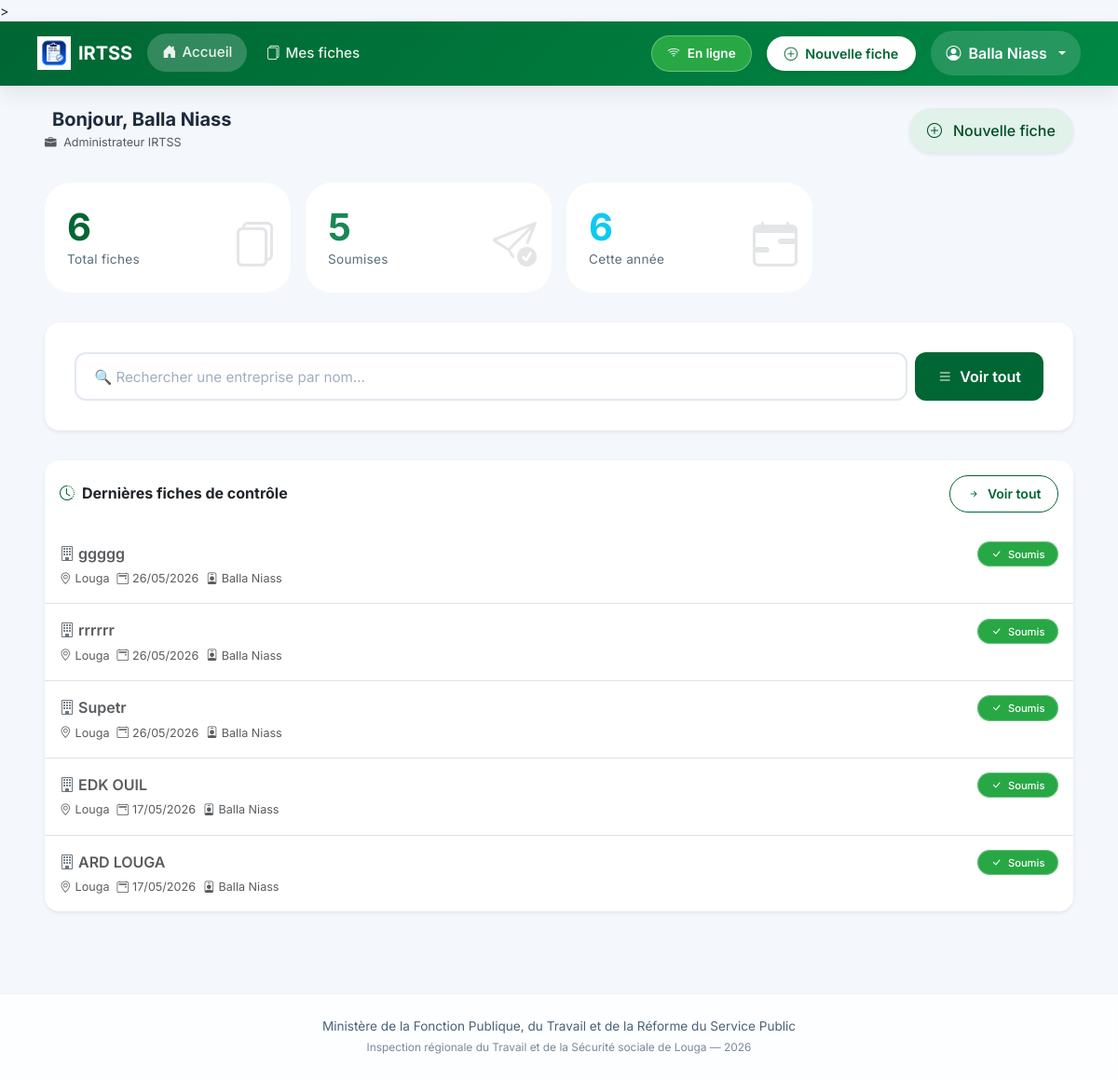
The app's page / (signed in), older data.
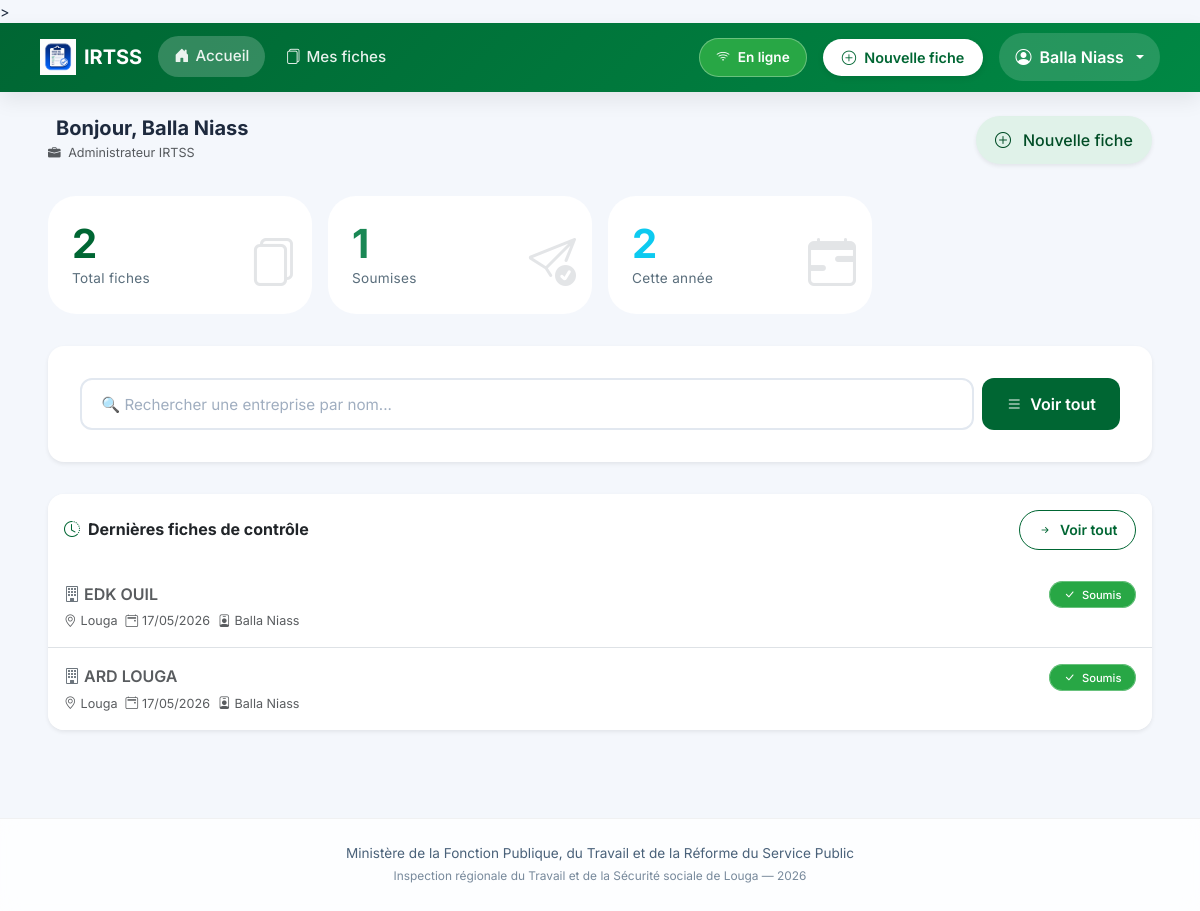
The same page, newer data.
### inspection/models.py (models this page shows, shortened)
class FicheControle(models.Model):
    STATUT_CHOICES = [
        ('brouillon', 'Brouillon'),
        ('soumis', 'Soumis'),
    ]
    inspecteur = models.ForeignKey(User, on_delete=models.CASCADE, related_name='fiches')
    entreprise = models.CharField(max_length=255, verbose_name="Entreprise ou Établissement")
    date_controle = models.DateField(verbose_name="Date du contrôle")
    lieu = models.CharField(max_length=100, default="Louga", verbose_name="Lieu")
    statut = models.CharField(max_length=20, choices=STATUT_CHOICES, default='soumis')
    local_id = models.CharField(max_length=100, blank=True, null=True)
    adresse = models.TextField(blank=True)
    telephone = models.CharField(max_length=50, blank=True)
    email_entreprise = models.EmailField(blank=True)
    date_ouverture = models.DateField(null=True, blank=True)
    forme_juridique = models.CharField(max_length=100, blank=True)
    activite_principale = models.CharField(max_length=200, blank=True)
    chef_nom = models.CharField(max_length=200, blank=True, verbose_name="Chef d'établissement - Prénom et Nom")
    chef_cellulaire = models.CharField(max_length=50, blank=True)
    chef_email = models.EmailField(blank=True)
    representant_nom = models.CharField(max_length=200, blank=True, verbose_name="Représentant travailleurs - Prénom et Nom")
    representant_qualite = models.CharField(max_length=100, blank=True)
    representant_cellulaire = models.CharField(max_length=50, blank=True)
    representant_email = models.EmailField(blank=True)
    doe = models.CharField(max_length=3, blank=True, verbose_name="Déclaration d'Ouverture d'Établissement (DOE)")
    registre_paie = models.CharField(max_length=3, blank=True)
    cadres_hommes = models.PositiveIntegerField(null=True, blank=True, default=0)
    cadres_femmes = models.PositiveIntegerField(null=True, blank=True, default=0)
    ouvriers_hommes = models.PositiveIntegerField(null=True, blank=True, default=0)
    ouvriers_femmes = models.PositiveIntegerField(null=True, blank=True, default=0)
    cdi = models.PositiveIntegerField(null=True, blank=True, default=0, verbose_name="CDI")
    cdd = models.PositiveIntegerField(null=True, blank=True, default=0, verbose_name="CDD")
    cs = models.PositiveIntegerField(null=True, blank=True, default=0, verbose_name="CS")
    c_app = models.PositiveIntegerField(null=True, blank=True, default=0, verbose_name="C APP")
    autres_contrats = models.PositiveIntegerField(null=True, blank=True, default=0, verbose_name="Autres")
    remuneration_au_temps_1 = models.BooleanField(default=False)
    remuneration_au_temps_2 = models.BooleanField(default=False)
    remuneration_a_la_piece_1 = models.BooleanField(default=False)
    remuneration_a_la_piece_2 = models.BooleanField(default=False)
    remuneration_les_deux_1 = models.BooleanField(default=False)
    remuneration_les_deux_2 = models.BooleanField(default=False)
    salaires_conformes_1 = models.CharField(max_length=3, blank=True)
    salaires_conformes_2 = models.CharField(max_length=3, blank=True)
    bulletins_paie_1 = models.CharField(max_length=3, blank=True)
    bulletins_paie_2 = models.CharField(max_length=3, blank=True)
    heures_sup_1 = models.CharField(max_length=3, blank=True)
    heures_sup_2 = models.CharField(max_length=3, blank=True)
    prime_anciennete_1 = models.CharField(max_length=3, blank=True)
    prime_anciennete_2 = models.CharField(max_length=3, blank=True)
    jours_feries_1 = models.CharField(max_length=3, blank=True)
    jours_feries_2 = models.CharField(max_length=3, blank=True)
    indemnites_transport_1 = models.CharField(max_length=3, blank=True)
    indemnites_transport_2 = models.CharField(max_length=3, blank=True)
    horaires_affiches_1 = models.CharField(max_length=3, blank=True)
    horaires_affiches_2 = models.CharField(max_length=3, blank=True)
    amenagement_8h_5j_1 = models.CharField(max_length=3, blank=True)
    amenagement_8h_5j_2 = models.CharField(max_length=3, blank=True)
    amenagement_6h40_6j_1 = models.CharField(max_length=3, blank=True)
    amenagement_6h40_6j_2 = models.CharField(max_length=3, blank=True)
    pause_quotidienne_1 = models.CharField(max_length=3, blank=True)
    pause_quotidienne_2 = models.CharField(max_length=3, blank=True)
    repos_hebdomadaire_1 = models.CharField(max_length=3, blank=True)
    repos_hebdomadaire_2 = models.CharField(max_length=3, blank=True)
    declaration_css_1 = models.CharField(max_length=3, blank=True)
    declaration_css_2 = models.CharField(max_length=3, blank=True)
    adhesion_css_1 = models.CharField(max_length=3, blank=True)
    adhesion_css_2 = models.CharField(max_length=3, blank=True)
    adhesion_ipres_1 = models.CharField(max_length=3, blank=True)
    adhesion_ipres_2 = models.CharField(max_length=3, blank=True)
    adhesion_ipm_1 = models.CharField(max_length=3, blank=True)
    adhesion_ipm_2 = models.CharField(max_length=3, blank=True)
    cotisations_css_1 = models.CharField(max_length=3, blank=True)
    cotisations_css_2 = models.CharField(max_length=3, blank=True)
    cotisations_ipres_1 = models.CharField(max_length=3, blank=True)
    cotisations_ipres_2 = models.CharField(max_length=3, blank=True)
    cotisations_ipm_1 = models.CharField(max_length=3, blank=True)
    cotisations_ipm_2 = models.CharField(max_length=3, blank=True)
    delegues_personnel_1 = models.CharField(max_length=3, blank=True)
    delegues_personnel_2 = models.CharField(max_length=3, blank=True)
    reglement_interieur_1 = models.CharField(max_length=3, blank=True)
    reglement_interieur_2 = models.CharField(max_length=3, blank=True)
    comite_hst_1 = models.CharField(max_length=3, blank=True)
    comite_hst_2 = models.CharField(max_length=3, blank=True)
    visite_medicale_1 = models.CharField(max_length=3, blank=True)
    visite_medicale_2 = models.CharField(max_length=3, blank=True)
    extincteurs_1 = models.CharField(max_length=3, blank=True)
    extincteurs_2 = models.CharField(max_length=3, blank=True)
    epi_disponible_1 = models.CharField(max_length=3, blank=True)
    epi_disponible_2 = models.CharField(max_length=3, blank=True)
    epi_effectif_1 = models.CharField(max_length=3, blank=True)
    epi_effectif_2 = models.CharField(max_length=3, blank=True)
    toilettes_1 = models.CharField(max_length=3, blank=True)
    toilettes_2 = models.CharField(max_length=3, blank=True)
    conges_1 = models.CharField(max_length=3, blank=True)
    conges_2 = models.CharField(max_length=3, blank=True)
    dasmo_bs_1 = models.CharField(max_length=3, blank=True)
    dasmo_bs_2 = models.CharField(max_length=3, blank=True)
    observations_divers = models.TextField(blank=True)
    observations_generales = models.TextField(blank=True)
    suite_observations_orales = models.BooleanField(default=False)
    suite_observations_ecrites = models.BooleanField(default=False)
    suite_mise_en_demeure = models.BooleanField(default=False)
    suite_pv_infraction = models.BooleanField(default=False)
    suite_refere = models.BooleanField(default=False)
    delai_reception = models.BooleanField(default=False)
    delai_un_mois = models.BooleanField(default=False)
    delai_autres = models.BooleanField(default=False)
    delai_autres_precision = models.CharField(max_length=200, blank=True)
    signature_equipe = models.CharField(max_length=200, blank=True)
    signature_gerant = models.CharField(max_length=200, blank=True)
    created_at = models.DateTimeField(auto_now_add=True)
    updated_at = models.DateTimeField(auto_now=True)
    class Meta:
        ordering = ['-created_at']
        verbose_name = "Fiche de contrôle"
        verbose_name_plural = "Fiches de contrôle"

### inspection/views.py (the view)
# urls.py: path('', views.tableau_de_bord, name='tableau_de_bord'),
@login_required
def tableau_de_bord(request):
    user = request.user
    fiches = FicheControle.objects.all() if user.is_staff else FicheControle.objects.filter(inspecteur=user)
    total       = fiches.count()
    brouillons  = fiches.filter(statut='brouillon').count()
    soumises    = fiches.filter(statut='soumis').count()
    cette_annee = fiches.filter(created_at__year=timezone.now().year).count()
    recentes    = fiches[:5]
    return render(request, 'inspection/tableau_de_bord.html', {
        'total': total, 'brouillons': brouillons,
        'soumises': soumises, 'cette_annee': cette_annee, 'recentes': recentes,
    })

### templates/inspection/tableau_de_bord.html (shortened to what this page needs)
{% extends 'inspection/base.html' %}
{% load static %}
{% block content %}
<div class="container-fluid px-3 px-lg-4">
  <div class="d-flex flex-wrap align-items-center justify-content-between mb-4 gap-2">
    <div>
      <h5 class="fw-bold mb-0 d-flex align-items-center gap-2">
        Bonjour, {{ user.first_name }} {{ user.last_name }}
      </h5>
      <small class="text-muted">
        <i class="bi bi-briefcase-fill me-1"></i>
        {% if user.is_staff %}Administrateur IRTSS{% else %}Inspecteur du travail{% endif %}
      </small>
    </div>
    <a href="{% url 'nouvelle_fiche' %}" class="btn btn-senegal-soft shadow-sm">
      <i class="bi bi-plus-circle me-1"></i> Nouvelle fiche
    </a>
  </div>
  <div class="row g-3 mb-4">
    <div class="col-6 col-md-3">
      <div class="stat-card p-3">
        <div class="stat-value text-senegal">{{ total|default:"0" }}</div>
        <div class="stat-label">Total fiches</div>
        <i class="bi bi-files stat-icon"></i>
      </div>
    </div>
    <div class="col-6 col-md-3">
      <div class="stat-card p-3">
        <div class="stat-value text-success">{{ soumises|default:"0" }}</div>
        <div class="stat-label">Soumises</div>
        <i class="bi bi-send-check stat-icon"></i>
      </div>
    </div>
    <div class="col-6 col-md-3">
      <div class="stat-card p-3">
        <div class="stat-value text-info">{{ cette_annee|default:"0" }}</div>
        <div class="stat-label">Cette année</div>
        <i class="bi bi-calendar-range stat-icon"></i>
      </div>
    </div>
  </div>
  <div class="card border-0 shadow-sm rounded-4 overflow-hidden mb-4">
    <div class="card-body p-4">
      <div class="d-flex gap-2">
        <input type="text" id="search-entreprise" class="form-control form-control-lg"
               placeholder="🔍 Rechercher une entreprise par nom..."
               style="border-radius: 12px; padding: 0.75rem 1.2rem;">
        <a href="{% url 'liste_fiches' %}" class="btn btn-senegal btn-lg" style="border-radius: 12px; padding: 0.75rem 1.5rem;">
          <i class="bi bi-list"></i> Voir tout
        </a>
      </div>
    </div>
  </div>
  <div class="card border-0 shadow-sm rounded-4 overflow-hidden">
    <div class="card-header bg-white py-3 d-flex flex-wrap justify-content-between align-items-center border-0">
      <h6 class="mb-0 fw-bold">
        <i class="bi bi-clock-history me-2 text-senegal"></i>Dernières fiches de contrôle
      </h6>
      <a href="{% url 'liste_fiches' %}" class="btn btn-outline-senegal btn-sm">
        <i class="bi bi-arrow-right-short"></i> Voir tout
      </a>
    </div>
    <div class="card-body p-0">
      {% if recentes %}
      <div class="list-group list-group-flush">
        {% for fiche in recentes %}
        <a href="{% url 'detail_fiche' fiche.pk %}" class="list-group-item list-group-item-action fiche-item px-3 py-3">
          <div class="d-flex flex-wrap justify-content-between align-items-start gap-2">
            <div class="flex-grow-1">
              <div class="fw-semibold fs-6">
                <i class="bi bi-building me-1 text-secondary"></i>{{ fiche.entreprise }}
              </div>
              <div class="small text-muted mt-1 d-flex flex-wrap gap-2">
                <span><i class="bi bi-geo-alt me-1"></i>{{ fiche.lieu|default:"Lieu non renseigné" }}</span>
                <span><i class="bi bi-calendar2-event me-1"></i>{{ fiche.date_controle|date:"d/m/Y" }}</span>
                {% if user.is_staff %}
                <span><i class="bi bi-person-badge me-1"></i>{{ fiche.inspecteur.first_name }} {{ fiche.inspecteur.last_name }}</span>
                {% endif %}
              </div>
            </div>
            <div>
              <span class="badge-statut bg-success text-white">
                <i class="bi bi-check-lg me-1"></i>
                Soumis
              </span>
            </div>
          </div>
        </a>
        {% endfor %}
      </div>
      {% endif %}
    </div>
  </div>
</div>
{% endblock %}

Row changes from the older to the newer data that the page shows:
removed FicheControle: entreprise "ggggg", lieu "Louga", date_controle "26/05/2026", inspecteur.first_name "Balla", inspecteur.last_name "Niass"
removed FicheControle: entreprise "rrrrrr", lieu "Louga", date_controle "26/05/2026", inspecteur.first_name "Balla", inspecteur.last_name "Niass"
removed FicheControle: entreprise "Supetr", lieu "Louga", date_controle "26/05/2026", inspecteur.first_name "Balla", inspecteur.last_name "Niass"
Text that changed along with them:
{{ total|default:"0" }}: "6" → "2"
{{ soumises|default:"0" }}: "5" → "1"
{{ cette_annee|default:"0" }}: "6" → "2"
